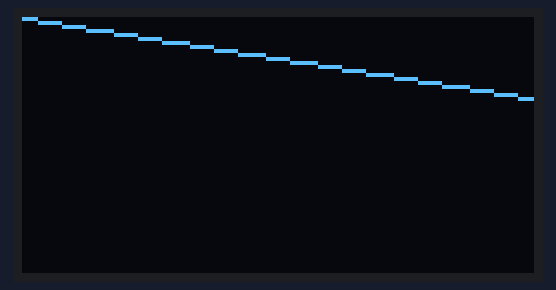
This program was run on a simulated ESP32 board running MicroPython. On the bench: 128×64 one-colour display. Library files of the repository ran but are not shown: ssd1306.py, gfx.py.

Above: at 0.1 s.
At 1.1 s:
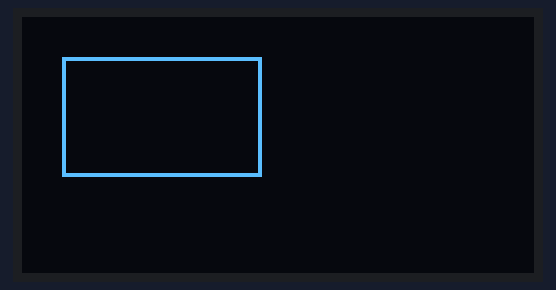
At 2.2 s:
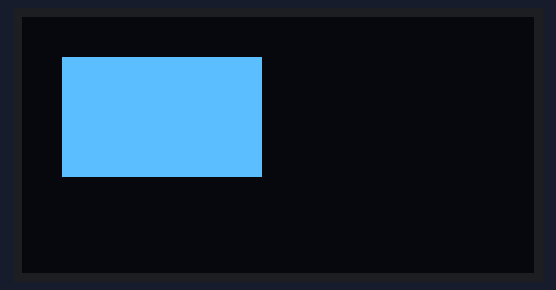
At 3.2 s:
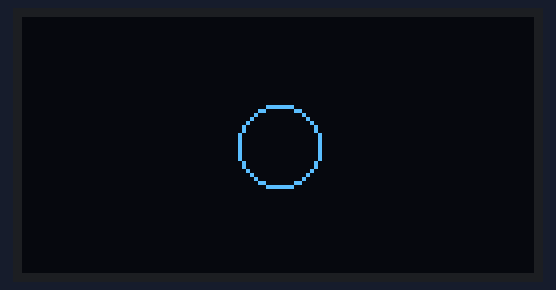
At 5.3 s:
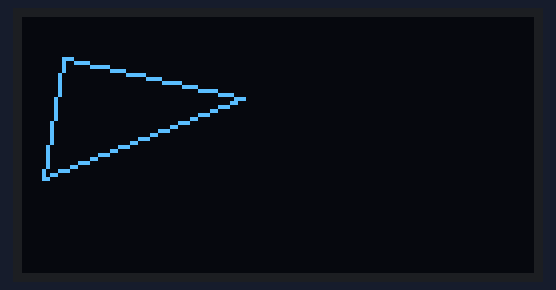
At 6.3 s:
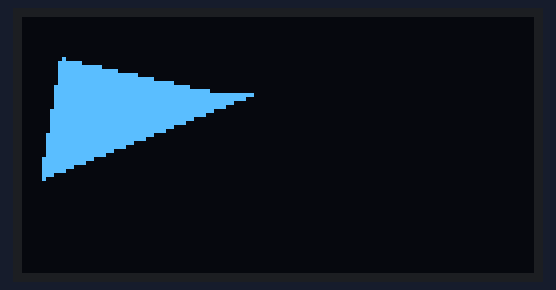

Measured:
- by itself, everything shown: repeats every 7.2 s, in 7 steps
- what the display in image 1 shows lasts 1.0 s, from 1.1 s to 2.1 s
- what the display in image 2 shows lasts 1.1 s, from 2.1 s to 3.2 s

The program:

oled_draw.py
```python
"""
       Klasor içerisindeki ssd1306.py ve gfx.py dosyası
       MiccroPython cihazına yüklenmelidir.
"""
# Complete project details at https://RandomNerdTutorials.com/micropython-ssd1306-oled-scroll-shapes-esp32-esp8266/

from machine import Pin, SoftI2C
import ssd1306
from time import sleep
import gfx

# ESP32 Pin assignment
i2c = SoftI2C(scl=Pin(22), sda=Pin(21))

# ESP8266 Pin assignment
#i2c = SoftI2C(scl=Pin(5), sda=Pin(4))

oled_width = 128
oled_height = 64
oled = ssd1306.SSD1306_I2C(oled_width, oled_height, i2c)

graphics = gfx.GFX(oled_width, oled_height, oled.pixel)

while True:

  graphics.line(0, 0, 127, 20, 1)
  oled.show()
  sleep(1)
  oled.fill(0)

  graphics.rect(10, 10, 50, 30, 1)
  oled.show()
  sleep(1)
  oled.fill(0)

  graphics.fill_rect(10, 10, 50, 30, 1)
  oled.show()
  sleep(1)
  oled.fill(0)


  graphics.circle(64, 32, 10, 1)
  oled.show()
  sleep(1)
  oled.fill(0)

  graphics.fill_circle(64, 32, 10, 1)
  oled.show()
  sleep(1)
  oled.fill(0)

  graphics.triangle(10,10,55,20,5,40,1)
  oled.show()
  sleep(1)
  oled.fill(0)

  graphics.fill_triangle(10,10,55,20,5,40,1)
  oled.show()
  sleep(1)
  oled.fill(0)
```
